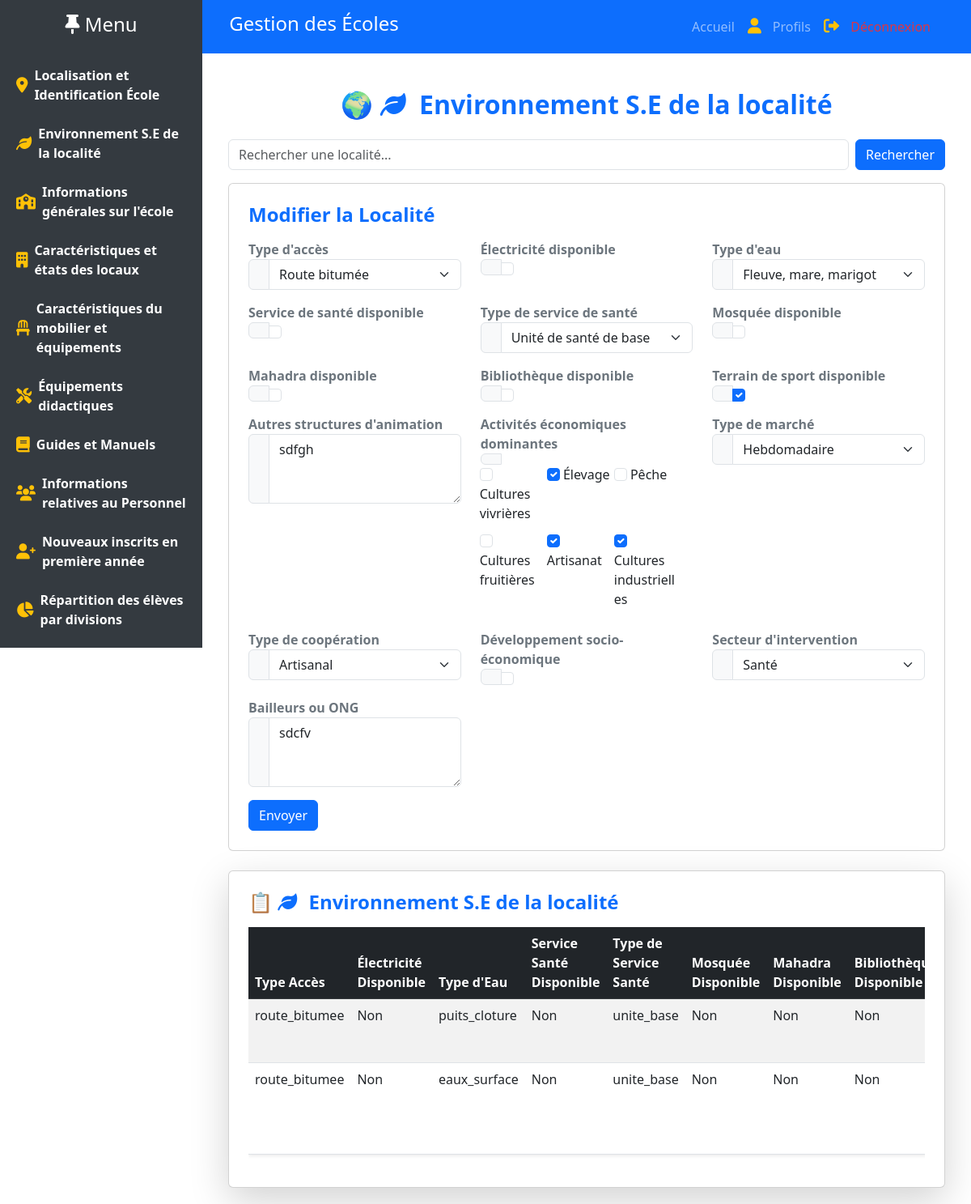
Screenshot of /localites/2/ with the database file from the repository.
### app/models.py (models this page shows, shortened)
class LocaliteRurale(models.Model):
    type_acces = models.CharField(max_length=100, choices=[
        ('route_goudronnee', 'Route goudronnée'),
        ('route_bitumee', 'Route bitumée'),
        ('accessible_tous_vehicules', 'Piste accessible à tous véhicules'),
        ('vehicule_tout_terrain', 'Piste accessible véhicule tout terrain'),
        ('uniquement_pied', 'Accessible uniquement à pied'),
        ('autre', 'Autre accès (à préciser)')
    ])
    electricite_disponible = models.BooleanField()
    type_eau = models.CharField(max_length=100, choices=[
        ('robinets', 'Robinets'),
        ('puits_cloture', 'Puits clôturés ou avec margelle'),
        ('puits_non_cloture', 'Puits non clôturés sans margelle'),
        ('citerne', 'Citerne'),
        ('eaux_surface', 'Fleuve, mare, marigot'),
        ('forage', 'Forage')
    ])
    service_sante_disponible = models.BooleanField()
    type_service_sante = models.CharField(max_length=100, choices=[
        ('poste', 'Poste de santé'),
        ('unite_base', 'Unité de santé de base'),
        ('autres', 'Autres services de santé')
    ], null=True, blank=True)
    mosquee_disponible = models.BooleanField()
    mahadra_disponible = models.BooleanField()
    bibliotheque_disponible = models.BooleanField()
    terrain_sport_disponible = models.BooleanField()
    autres_structures_animation = models.TextField(null=True, blank=True)
    activites_dominantes = models.ManyToManyField(
        'Activite',  # Modèle pour stocker les activités
        related_name="localites",
        help_text="Sélectionnez jusqu'à trois activités économiques dominantes."
    )
    type_marche = models.CharField(max_length=100, choices=[
        ('permanent', 'Permanent'),
        ('hebdomadaire', 'Hebdomadaire'),
        ('absent', 'Pas de marché')
    ])
    type_de_coperation = models.CharField(max_length=100, choices=[
        ('agricole', 'Agricole'),
        ('pastoral', 'Pastoral'),
        ('artisanal', 'Artisanal'),
        ('autre', 'Autres')
    ])
    developpe_socio_économique = models.BooleanField()
    secteur_intervention = models.CharField(max_length=100, choices=[
        ('agricole', 'Agricole'),
        ('pastoral', 'Pastoral'),
        ('hydraulique', 'Hydraulique'),
        ('sante', 'Santé'),
        ('educatif', 'Éducatif'),
        ('artisanal', 'Artisanal'),
    ], null=True, blank=True)
    bailleurs_ong = models.TextField(null=True, blank=True)

### app/views.py (the view)
# urls.py: path('localites/', gestion_localites, name='gestion_localites'),
def gestion_localites(request, pk=None):
    localite = get_object_or_404(LocaliteRurale, pk=pk) if pk else None
    query = request.GET.get('q', '')
    if query:
        localites = LocaliteRurale.objects.filter(type_acces__icontains=query)
    else:
        localites = LocaliteRurale.objects.all()
    if request.method == "POST":
        form = LocaliteRuraleForm(request.POST, instance=localite)
        if form.is_valid():
            form.save()
            messages.success(request, "Localité enregistrée avec succès !")
            return redirect('gestion_localites')
    else:
        form = LocaliteRuraleForm(instance=localite)
    return render(request, 'app/localites.html', {
        'form': form,
        'localites': localites,
        'localite': localite,
        'query': query
    })

### app/models.py (called while the page is built)
    def __str__(self):
        return self.get_nom_display()

### app/templates/app/localites.html (shortened to what this page needs)
{% extends 'base.html' %}
{% block content %}
<div class="container mt-4">
    <h2 class="text-center text-primary fw-bold mb-4">🌍 <i class="fas fa-leaf me-2"></i> Environnement S.E de la localité</h2>
    <form method="GET" class="mb-3 d-flex">
        <input type="text" name="q" class="form-control me-2" placeholder="Rechercher une localité..." value="{{ query }}">
        <button type="submit" class="btn btn-primary">Rechercher</button>
    </form>
    <div class="card p-4 mb-4">
        <h4 class="fw-bold text-primary mb-3">
            {% if localite %} Modifier la Localité {% else %} Ajouter une Localité {% endif %}
        </h4>
        <form method="post">
            <div class="row">
                {% for field in form %}
                    <div class="col-md-4 col-sm-6 mb-3">
                        <label class="fw-bold text-secondary">{{ field.label }}</label>
                        <div class="input-group">
                            <span class="input-group-text bg-light text-muted"></span>
                            {% if field.name == 'activites_dominantes' %}
                                <div class="checkbox-group">
                                    {% for checkbox in field %}
                                        <div class="checkbox-item">
                                            {{ checkbox.tag }} {{ checkbox.choice_label }}
                                        </div>
                                    {% endfor %}
                                </div>
                            {% else %}
                                {{ field }}
                            {% endif %}
                        </div>
                    </div>
                {% endfor %}
            </div>
            <button type="submit" class="btn btn-primary">Envoyer</button>
        </form>
    </div>
    <div class="card p-4 shadow-lg">
        <h4 class="text-primary fw-bold mb-3">📋 <i class="fas fa-leaf me-2"></i> Environnement S.E de la localité</h4>
        <div class="table-responsive">
            <table class="table table-striped table-hover shadow-sm">
            <thead class="table-dark text-white">
                <tr>
                    <th>Type Accès</th>
                    <th>Électricité Disponible</th>
                    <th>Type d'Eau</th>
                    <th>Service Santé Disponible</th>
                    <th>Type de Service Santé</th>
                    <th>Mosquée Disponible</th>
                    <th>Mahadra Disponible</th>
                    <th>Bibliothèque Disponible</th>
                </tr>
            </thead>
            <tbody>
                {% for item in localites %}
                <tr>
                    <td>{{ item.type_acces }}</td>
                    <td>{{ item.electricite_disponible|yesno:"Oui,Non" }}</td>
                    <td>{{ item.type_eau }}</td>
                    <td>{{ item.service_sante_disponible|yesno:"Oui,Non" }}</td>
                    <td>{{ item.type_service_sante }}</td>
                    <td>{{ item.mosquee_disponible|yesno:"Oui,Non" }}</td>
                    <td>{{ item.mahadra_disponible|yesno:"Oui,Non" }}</td>
                    <td>{{ item.bibliotheque_disponible|yesno:"Oui,Non" }}</td>
                </tr>
                {% empty %}
                <tr>
                    <td colspan="5" class="text-center">Aucune localité trouvée.</td>
                </tr>
                {% endfor %}
            </tbody>
        </table>
    </div>
</div>
{% endblock %}

### static/images/css/style.css (style rules this page uses)
body { font-family: 'Poppins', sans-serif; background-color: #f8f9fa; }
.container { margin-left: 320px; }

### app/templates/app/localites.html (style rules this page uses)
.checkbox-group { display: flex; flex-wrap: wrap; }
.checkbox-item { width: 30%; margin-right: 1.5%; margin-bottom: 10px; }
.checkbox-item:nth-child(3n) { margin-right: 0; }

### rows the page displays
LocaliteRurale: form "Route bitumée" "Fleuve, mare, marigot" "Unité de santé de base" "☑" "sdfgh" "Hebdomadaire" "Artisanal" "Santé" "sdcfv", type_acces "route_bitumee", electricite_disponible "Non", type_eau "eaux_surface", service_sante_disponible "Non", type_service_sante "unite_base", mosquee_disponible "Non", mahadra_disponible "Non", bibliotheque_disponible "Non"
LocaliteRurale: type_acces "route_bitumee", electricite_disponible "Non", type_eau "puits_cloture", service_sante_disponible "Non", type_service_sante "unite_base", mosquee_disponible "Non", mahadra_disponible "Non", bibliotheque_disponible "Non"

### other values shown
{{ field.label }} "Type d'accès" "Électricité disponible" "Type d'eau" "Service de santé disponible" "Type de service de santé" "Mosquée disponible" "Mahadra disponible" "Bibliothèque disponible" "Terrain de sport disponible" "Autres structures d'animation" "Activités économiques dominantes" "Type de marché" "Type de coopération" "Développement socio-économique" "Secteur d'intervention" "Bailleurs ou ONG"
{{ checkbox.choice_label }} "Cultures vivrières" "Élevage" "Pêche" "Cultures fruitières" "Artisanat" "Cultures industrielles"
